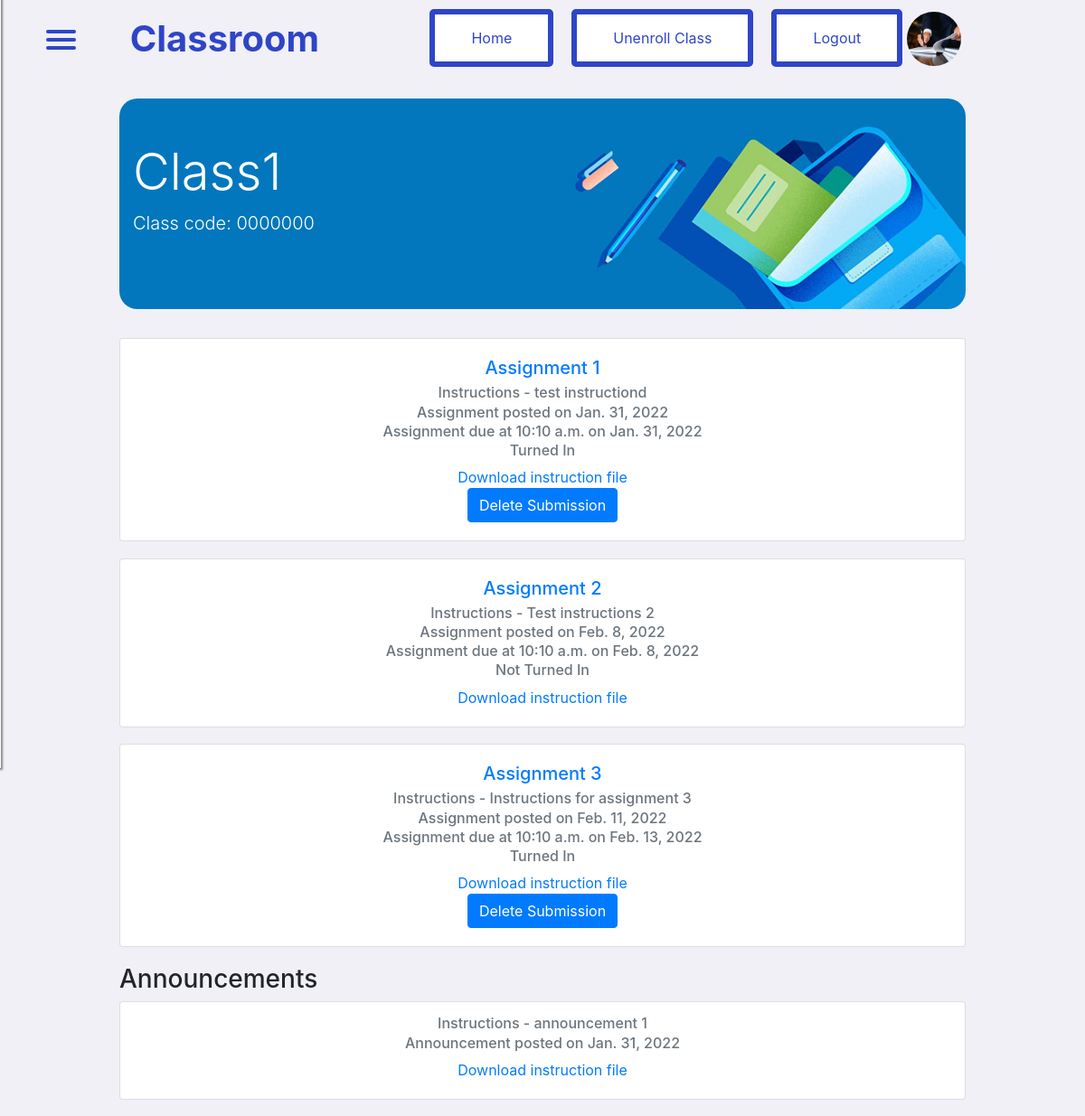
The app's page /class/1 (signed in), older data.
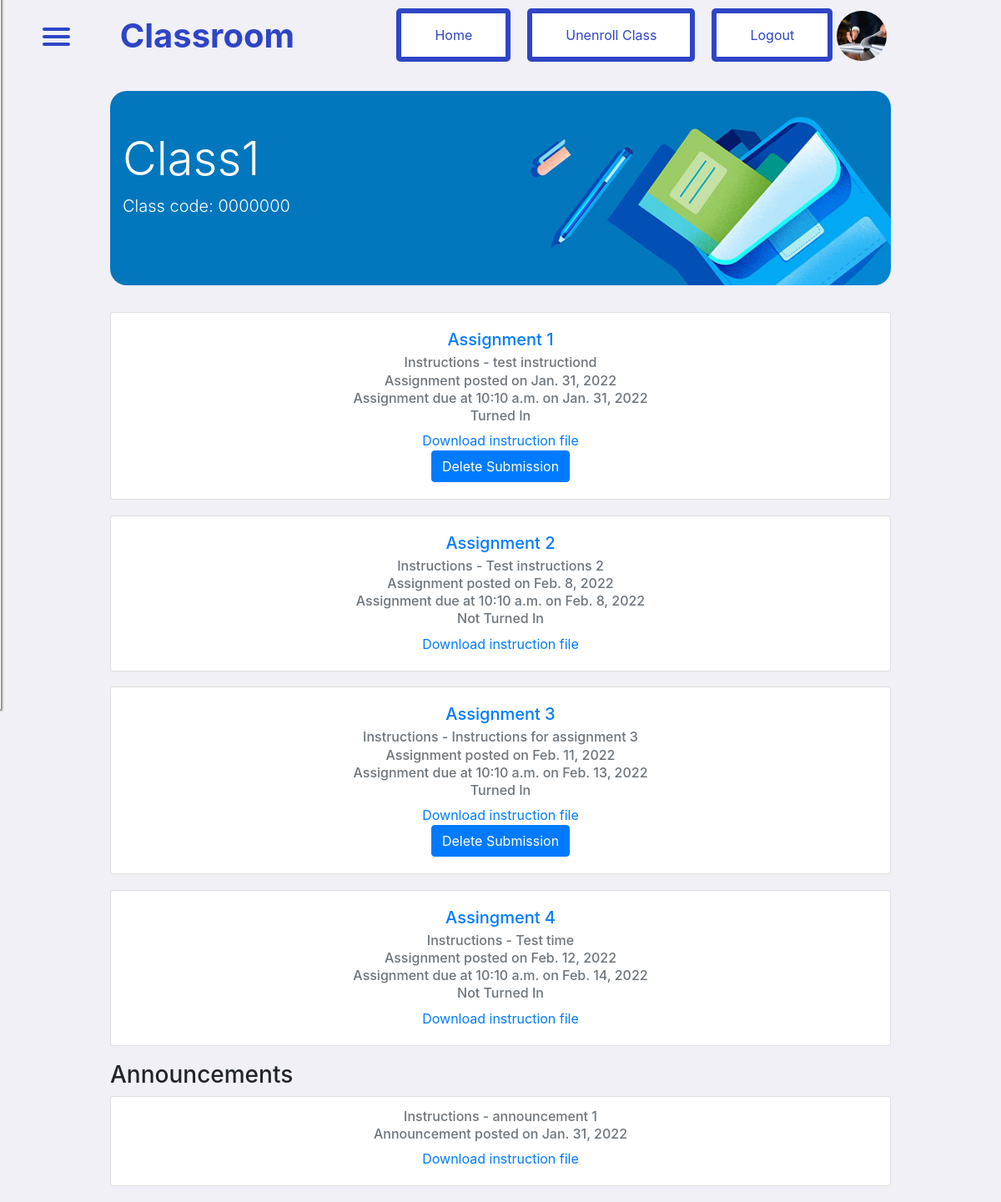
The same page, newer data.
### base/models.py (models this page shows, shortened)
class Students(models.Model):
    student_id=models.ForeignKey(settings.AUTH_USER_MODEL,on_delete=models.CASCADE, null=True)
    classroom_id=models.ForeignKey(Classrooms,on_delete=models.CASCADE)

class CustomUser(AbstractUser):
    email = models.EmailField()
    profile_photo = models.ImageField(upload_to='images', default='images/default_user_image.jpg')

class Classrooms(models.Model):
    classroom_name=models.CharField(max_length=100)
    section = models.CharField(max_length=100,default='Third Year')
    class_code = models.CharField(max_length = 10,default='0000000')

class Assignments(models.Model):
    assignment_name=models.CharField(max_length=50)
    classroom_id=models.ForeignKey(Classrooms,on_delete=models.CASCADE)
    due_date=models.DateField()
    due_time=models.TimeField(default=datetime.time(10,10))
    posted_date=models.DateField(auto_now_add=True)
    instructions=models.TextField()
    total_marks=models.IntegerField(default=100)
    instruction_file = models.FileField(upload_to='documents')
    def __str__(self):
        return self.assignment_name

class Announcements(models.Model):
    classroom_id=models.ForeignKey(Classrooms,on_delete=models.CASCADE)
    instructions=models.TextField()
    instruction_file = models.FileField(upload_to='documents', blank = True, null= True)
    posted_date=models.DateField(auto_now_add=True)

### base/decorators.py (the view)
        def _arguments_wrapper(request,*args, **kwargs):
            is_a_teacher,is_a_student = False,False
            try:
                classroom = Classrooms.objects.get(id=kwargs['id'])
            except Exception as e:
                return redirect('home')
            teacher_count = Teachers.objects.filter(teacher_id=request.user.id, classroom_id=classroom).count()
            if teacher_count > 0:
                is_a_teacher = True
            student_count = Students.objects.filter(student_id=request.user.id, classroom_id=classroom).count()
            if student_count > 0:
                is_a_student = True
            if not (is_a_student or is_a_teacher):
                return redirect('home')
            return view_method(request, *args, **kwargs)

### base/templates/base/class_page.html (shortened to what this page needs)
{% extends 'base/parent_class.html' %}
{% load static %}
{% block hamburger %}
    <div class="jumbotron jumbotron-fluid class_jumbotron">
        <div class="container">
        <h1 class="display-4 class_title">{{ classroom.classroom_name }}</h1>
        <p class="lead class_code">Class code: {{ classroom.class_code }}</p>
        </div>
    </div>
    {% if is_student == 1 %}
    <div class="contatiner_of_assignments">
        {% if assignments %}
            {% for assignment, turned_in in assignments %}
                {% for teacher in teachers %}
                    {% if teacher.teacher_id.id == user.id %}
                        <a href="{% url 'assignment_summary' assignment_id=assignment.id %}">
                    {% else %}
                        <a href="#submit_assignment" data-value="{{ assignment.id }}">
                    {% endif %}
                {% endfor %}
                <div class="card assignment_card" style="width: 18rem;">
                <div class="card-body">
                <h5 class="card-title">{{assignment.assignment_name}}</h5>
                <h6 class="card-subtitle mb-2 text-muted">Instructions -  {{ assignment.instructions }}</h6>
                <h6 class="card-subtitle mb-2 text-muted">Assignment posted on {{ assignment.posted_date }}</h6>
                <h6 class="card-subtitle mb-2 text-muted">Assignment due at {{ assignment.due_time }} on {{ assignment.due_date }}</h6>
                {% if turned_in == '1' %}
                <h6 class="card-subtitle mb-2 text-muted">Turned In </h6>
                {% else %}
                <h6 class="card-subtitle mb-2 text-muted">Not Turned In </h6>
                {% endif %}
                <a  href="{% get_media_prefix %}{{ assignment.instruction_file }}" download> Download instruction file </a>
                {% if turned_in == '1' %}
                <form action="{% url 'del_sub' id=1 assignment_id=assignment.id %}" method="POST" id="del_sub_form" >
                  <button type="submit" class="btn btn-primary">Delete Submission</button>
                </form>
                {% endif %}
              </div>
                </div>
                </a>
          {% endfor %}
        {% endif %}
        {% if announcements %}
        <h3 >Announcements</h3>
            {% for announcement in announcements %}
                <div class="card assignment_card" style="width: 18rem;">
                <div class="card-body">
                <h6 class="card-subtitle mb-2 text-muted">Instructions -  {{ announcement.instructions }}</h6>
                <h6 class="card-subtitle mb-2 text-muted">Announcement posted on {{ announcement.posted_date }}</h6>
                {% if announcement.instruction_file %}
                <a  href="{% get_media_prefix %}{{ announcement.instruction_file }}" download> Download instruction file </a>
                {% endif %}
              </div>
                </div>
                </a>
          {% endfor %}
        {% endif %}
      </div>
      {% endif %}
{% endblock %}

### base/templates/base/parent_class.html (shortened to what this page needs)
{% load static  %}
<!DOCTYPE html>
<html lang="en">
<head>
    <link rel="stylesheet" type="text/css" href="{% static 'css/base_class.css' %}">
    <link rel="stylesheet" type="text/css" href="{% static 'css/hamburger.css' %}">
    <link rel="stylesheet" href="https://cdn.jsdelivr.net/npm/bootstrap@4.5.3/dist/css/bootstrap.min.css">
</head>
<body class="container-fluid">
    <nav class="navbar navbar-expand-lg navbar-light navbar_custom">
        <nav role="navigation" >
            <div id="menuToggle" style="z-index: 6;" >
              <span></span>
              <span></span>
              <span></span>
            </div>
          </nav>
        <a class="navbar-brand" href="#" style="font-size:250% !important; color:#2e45c7 !important; margin-left: 7%; margin-right: 9%"><b>Classroom</b></a>
        <div class="collapse navbar-collapse" id="navbarSupportedContent">
            <ul class="navbar-nav mr-auto">
              <li class="nav-item active">
                <a class="mybtn myinfo mybtn-active" type="button" href="{% url 'home' %}" style="text-decoration: none;">Home</a>
              </li>
              {% for student in students %}
              {% if student.student_id.id == user.id %}
              <li class="nav-item">
                <a class="mybtn myinfo mybtn-active" type="button" href="{% url 'unenroll_class' classroom_id=classroom.id %}" style="text-decoration: none;">Unenroll Class</a>
              </li>
              {% endif %}
              {% endfor %}
              <li class="nav-item active">
                <a class="mybtn myinfo mybtn-active" type="button" href="{% url 'logout' %}" style="text-decoration: none;">Logout</a>
              </li>
              <li class="nav-item active">
                <div class="image_cropper">
                  <img src="{% get_media_prefix %}{{ user.profile_photo }}" alt="Profile Pic" class="profile_pic_style">
                </div>
              </li>
            </ul>
        </div>
    </nav>
      {% block hamburger %}
      {% endblock %}
</body>
</html>

### static/css/base_class.css (style rules this page uses)
body { background-color: #f0f0f6 !important; }
.assignment_card { text-align: center !important; width: 100% !important; margin-right: 10% !important; margin-bottom: 2%; }
.contatiner_of_assignments { margin-left: 10% !important; margin-right: 10% !important; }
.class_title { color: #ffffff; padding-top:1px; }
.class_code { color: #ffffff !important; }
.class_jumbotron { border-radius: 20px !important; margin-left: 10%; margin-right: 10%; margin-top: 2%; background-image: url("../images/img_backtoschool.jpg"); background-size: cover; padding-top:4% !important; }
#menuToggle { display: block; position: relative; top: 3px; left: 20px; z-index: 1; -webkit-user-select: none; user-select: none; }
#menuToggle span { display: block; width: 33px; height: 4px; margin-bottom: 5px; position: relative; background: #2e45c7; border-radius: 3px; z-index: 1; transform-origin: 4px 0px; transition: transform 0.5s cubic-bezier(0.77,0.2,0.05,1.0), background 0.5s cubic-bezier(0.77,0.2,0.05,1.0), opacity 0.55s ease; }
#menuToggle span:nth-last-child(2) { transform-origin: 0% 100%; }

### static/css/hamburger.css (style rules this page uses)
body { margin: 0; padding: 0; background:#f0f0f6 !important; color: #ffffff; font-family: "Avenir Next", "Avenir", sans-serif; }
.mybtn { border: 6px solid black; background-color: white; border-radius: 5px; color: black; padding: 14px 28px; font-size: 16px; cursor: pointer; padding-left:40px; padding-right:40px; margin-top: 1%; margin-left: 20px; }
.myinfo { border-color: #2e45c7 !important; color: #2e45c7 !important; }
.profile_pic_style { height: 100%; width: 100%; object-fit: cover !important; object-position: center; }
.image_cropper { width: 60px !important; height: 60px !important; position: relative !important; overflow: hidden !important; border-radius: 50% !important; margin: 5px; margin-right: 20px; float: right; }

Row changes from the older to the newer data that the page shows:
added Assignments: assignment_name "Assingment 4", instructions "Test time", posted_date "Feb. 12, 2022", due_time "10:10 a.m.", due_date "Feb. 14, 2022", shows "Not Turned In", Teachers ({{ assignment.id }} 4 (drawn))
